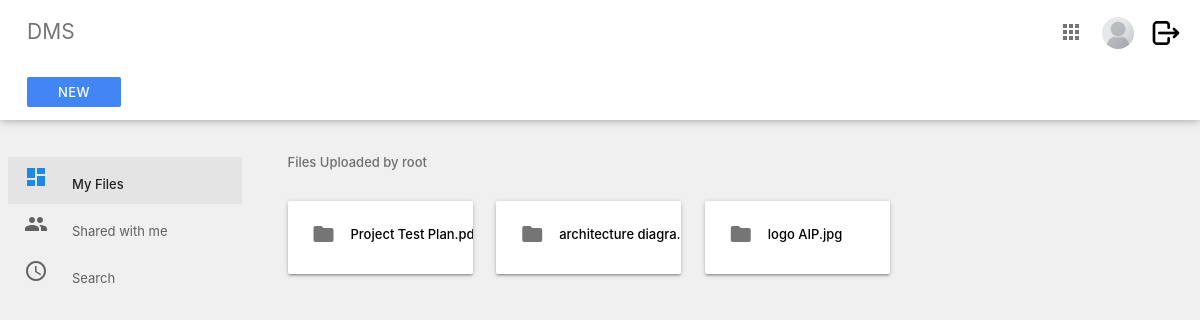
Before: /index/ (signed in) with the older database file.
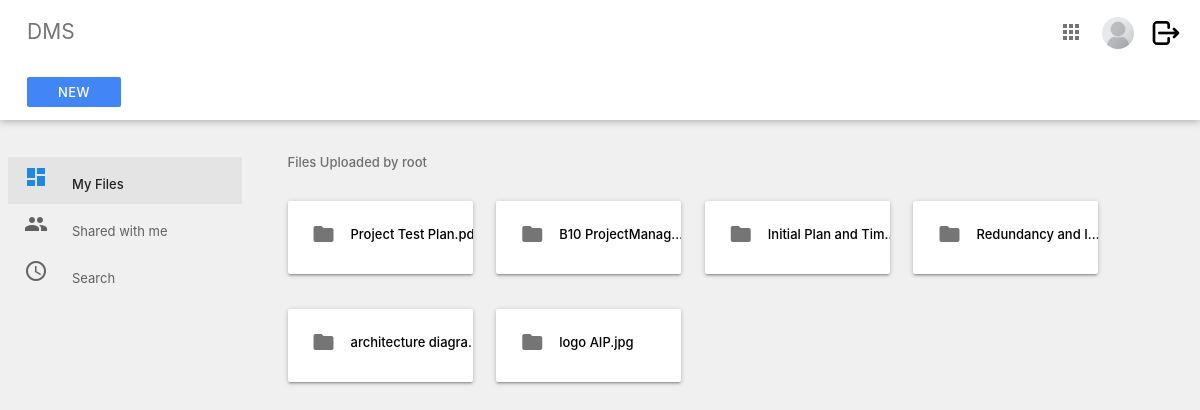
After: the same page with the newer database file.
### System/models.py (models this page shows, shortened)
class Files(models.Model):
    groupchoices = models.TextChoices('groupchoices', 'management all accounting sales tech')
    name = models.CharField(max_length=100)
    org_name = models.CharField(max_length=100, blank=True, null=True)
    extension = models.CharField(max_length=10, blank=True, null=True)
    file = models.FileField(upload_to='files/')
    group = models.CharField(max_length=100,
                             default='all',
                             choices=groupchoices.choices)
    uploaded_by = models.ForeignKey(User, on_delete=models.SET_NULL, null=True, blank=True)
    version = models.IntegerField(default='1')
    active = models.BooleanField(default=True)
    created_at = models.DateTimeField(auto_now_add=True)
    new_version = models.BooleanField(default=False)
    file_content = models.TextField(blank=True, null=True)
    @property
    def fileURL(self):
        try:
            url = self.file.url
        except:
            url = None
        return url

class Version_control(models.Model):
    groupchoices = models.TextChoices('groupchoices', 'management all accounting sales tech')
    name = models.CharField(max_length=100)
    file = models.FileField(upload_to='files/version/')
    org_name = models.CharField(max_length=100, blank=True, null=True)
    extension = models.CharField(max_length=10, blank=True, null=True)
    version = models.IntegerField(default='2')
    prev_version = models.ForeignKey(Files, on_delete=models.SET_NULL, null=True, blank=True)
    pre_ver_control = models.ForeignKey('self', on_delete=models.SET_NULL, null=True, blank=True)
    group = models.CharField(max_length=100,
                             default='all',
                             choices=groupchoices.choices)
    uploaded_by = models.ForeignKey(User, on_delete=models.SET_NULL, null=True, blank=True)
    created_at = models.DateTimeField(auto_now_add=True)
    new_version = models.BooleanField(default=False)
    file_content = models.TextField(blank=True, null=True)
    @property
    def fileURL(self):
        try:
            url = self.file.url
        except:
            url = None
        return url

### System/views.py (the view)
# urls.py: path('index/', include("System.urls")),
@login_required(login_url='login')
def index(request):
    if not check_user_status(request):
        messages.error(request, 'Your account is not active. Please contact admin to activate your account.')
        return redirect('logout')
    user = UserInfo.objects.get(user=request.user)
    files = Files.objects.filter(uploaded_by=request.user, new_version=False)
    new_ver = Version_control.objects.filter(uploaded_by=request.user, new_version=False)
    context = {'index':'index','user':user}
    if new_ver.count() > 0:
        context = {'data1': new_ver, 'index':'index', 'user':user}
    if files.count() > 0:
        context = {'data': files, 'index':'index', 'user':user}
    if new_ver.count() > 0 and files.count() > 0:
         context = {'data': files, 'data1':new_ver, 'index':'index', 'user':user}
    return render(request, 'dms/index.html', context)

### System/utils.py (called while the page is built)
def check_user_status(request):
    user = UserInfo.objects.get(user=request.user)
    if user.active == True:
        return True
    else:
        return False

### Users/models.py (called while the page is built)
    @property
    def imageURL(self):
        try:
            url = self.image.url
        except:
            url = '/media/placeholder.png'
        return url

### template/dms/index.html (shortened to what this page needs)
{% extends  'dms/section/main.html'%}
{% load static %}
{% block content %}
    <div class="main">
      <div class="container-fluid">
        <p class="subheader">Files Uploaded by {{request.user}} </p>
        {% if data %}
        {% for d in data %}
        <div class="card-panel folder">
          <a href="{% url 'view' pk=d.id type='file' %}">
            <i class=" material-icons left">folder</i>
          </a>
          <div class="tooltip"><a href="{{d.fileURL}}" style="text-decoration: none;color: black; overflow: hidden;" onMouseOver="this.style.color='blue'"
            onMouseOut="this.style.color='black'"><div class="short">{{d.org_name}}.{{d.extension}}</div>
           </a> <span class="tooltiptext">Version : {{d.version}}</span>
          </div>
        </div>
        {%endfor%}
        {%endif%}
        {% if data1 %}
        {% for d in data1 %}
        <div class="card-panel folder">
          <a href="{% url 'view' pk=d.id type='version' %}" >
            <i class=" material-icons left">folder</i>
          </a>
          <div class="tooltip"><a href="{{d.fileURL}}" style="text-decoration: none;color: black; overflow: hidden;" onMouseOver="this.style.color='blue'"
            onMouseOut="this.style.color='black'"><div class="short">{{d.org_name}}.{{d.extension}}</div>
           </a> <span class="tooltiptext">Version : {{d.version}}</span>
          </div>
        </div>
        {%endfor%}
        {%endif%}
      </div>
    </div>
    {% endblock %}

Changed rows visible on the page:
added Files: org_name "B10 ProjectManag…"
added Files: org_name "Initial Plan and Tim…"
added Files: org_name "Redundancy and I…"
